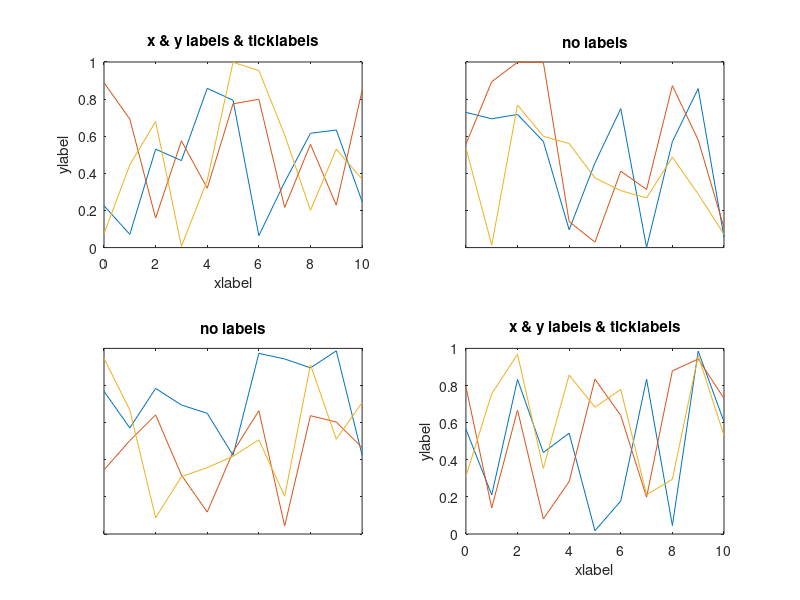

Reproduce this figure in MATLAB.
%% Práctica 1: Señales en tiempo continuo.
%
% *Integrantes:*
%
% * Arellano Paz Angel Ulises
% * Cardoso Arias Javier
% * Gachuz Hernández Karla Denisse
% * García Arteaga Alejandro
% * López Galván José Rodolfo
%
% *Objetivos:* 
%
% * Manipulación básica de MATLAB
% * Gráficas de señales reales y complejas continuas
% * Transformación de señales continuas (escalamientos y traslaciones)
% * Calculo de energía y potencia de señales continuas

%%



%%  1.11 Working with functions.
%
% Working with functions is fundamental to signals and systems applications. MATLAB provides several methods of defining and evaluating functions. An understanding and proficient use of these methods are therefore necessary and beneficial.

%%
% *11.1-1 Anonymous functions.*
%
% Many simple functions are most conveniently represented by using MATLAB anonymous functions. An anonymous function provides a symbolic representation of a function defined in terms of MATLAB operators, functions, or other anonymous functions. For example, consider defining the exponentially damped sinusoid $f (t) = e −t cos(2π t)$.

f = @(t) exp(-t).*cos(2*pi*t);

%%
% In this context, the @ symbol identifies the expression as an anonymous function, which is assigned a name of f. Parentheses following the @ symbol are used to identify the function’s independent variables (input arguments), which in this case is the single time variable t. Input arguments, such as t, are local to the anonymous function and are not related to any workspace variables with the same names.
%
% Once defined, $f (t)$ can be evaluated simply by passing the input values of interest. For example,

t =0; f(t)

%%
% evaluates $f (t)$ at t = 0, confirming the expected result of unity. The same result is obtained by passing t = 0 directly.

%%
% Vector inputs allow the evaluation of multiple values simultaneously, Consider the task of plotting $f(t)$ over the interval $(-2 \leq t \leq 2)$. Gross function behavior is clear:  $f(t)$ should oscilate four times with a decaying envelope. Since accurate hand sketches are cumberstone, MATLAB-generated plots are an attractive alternative. As the following example illustrates, care must be taken to ensure reliable results.
%
% Suppose the vector t is chosen to include onlu the integers contained in $(-2 \leq t \leq 2)$, namely, [−2, −1, 0, 1, 2].

t = (-2:2);

%%
% This vector input is evaluated from a vector output.

f(t)

%%
% The plot command graphs the result, which is shown in Fig. 1.46 

%%
%
%  >> plot(t,f(t));
%  >> xlabel(’t’); ylabel(’f(t)’); grid;
%

%%
% Grid lines, added by using the grid command, aid feature identification. Unfortunately, the
% plot does not illustrate the expected oscillatory behavior. More points are required to adequately
% represent f (t).
% The question, then, is how many points is enough? † If too few points are chosen, information
% is lost. If too many points are chosen, memory and time are wasted. A balance is needed. For
% oscillatory functions, plotting 20 to 200 points per oscillation is normally adequate. For the present
% case, t is chosen to give 100 points per oscillation.

plot(t, f(t));
xlabel('t');
ylabel('f(t)');
grid;

%%
% *Figure 1.46* $f(t) = e^{-t}cos(2\pi t)$ for $t = (-2::2)$.

t1 = (-2:0.01:2);
plot(t1, f(t1));
xlabel('t');
ylabel('f(t)');
grid;

%%
% *Figure 1.47* $f(t) = e^{-t}cos(2\pi t)$ for $t = (-2:0.01:2)$.

%%
% *1.11-2 Relational Operators and the Unit Step Function.*
%
% The unit step function $u(t)$ arises naturally in many practical situations. For example, a unit step can
% model the act of turning on a system. With the help of relational operators, anonymous functions
% can represent the unit step function.
% In MATLAB, a relational operator compares two items. If the comparison is true, a logical true
% (1) is returned. If the comparison is false, a logical false (0) is returned. Sometimes called indicator
% functions, relational operators indicates whether a condition is true. Six relational operators are
% available: <, >, <=, >=, ==, and ~=.
%   The unit step function is readily defined using the >= relational operator.

u = @(t) 1.0.*(t>=0);

%%
% Any function with a jump discontinuity, such as the unit step, is difficult to plot. Consider plotting
% $u(t)$ by using $t = (-2:2)$.

t = (-2:2);
plot(t, u(t));
xlabel ('t');
ylabel('u(t)');

%%
% *Figure 1.48* $u(t)$ for $t = (-2:2)$.

%%
% Two significant problems are apparent in the resulting plot, shown in Fig. 1.48. First,
% MATLAB automatically scales plot axes to tightly bound the data. In this case, this normally
% desirable feature obscures most of the plot. Second, MATLAB connects plot data with lines,
% making a true jump discontinuity difficult to achieve. The coarse resolution of vector t emphasizes
% the effect by showing an erroneous sloping line between t = −1 and t = 0.
% The first problem is corrected by vertically enlarging the bounding box with the axis
% command. The second problem is reduced, but not eliminated, by adding points to vector t.

t = (-2:0.01:2);
plot(t, u(t));
xlabel('t');
ylabel('u(t)');
axis([-2 2 -0.1 1.1]);

%%
% *Figure 1.48* $u(t)$ for $t = (-2:0.01:2)$.

%%
% The four-element vector argument of axis specifies x axis minimum, x axis maximum, y axis
% minimum, and y axis maximum, respectively. The improved results are shown in Fig. 1.49.
% Relational operators can be combined using logical AND, logical OR, and logical negation: &,
% |, and ~, respectively. For example, (t>0) & (t<1) and ~((t<=0) $|$ (t>=1)) both test if 0 < t < 1.
% To demonstrate, consider defining and plotting the unit pulse p(t) = u(t) − u(t − 1), as shown in
% Fig. 1.50:

p =@(t) 1.0.*((t>=0)&(t<1));
t = (-1:0.01:2);
plot(t, p(t));
xlabel('t');
ylabel('p(t) = u(t) - u(t-1)');
axis([-1 2 -0.1 1.1]);


%% Resolución del problema 1.2-2

%%
% For the signal x(t) illustrated in Fig. P1.2-2, sketch
%%
% A) $x(t-4)$
%%
% B) $x(t/1.5)$
%%
% C) $x(-t)$
%%
% D) $x(2t-4)$
%%
% E) $x(2-t)$


u = @(t) 1.0.*(t>=0);

u1= @(t) 1.0.*((t>=-4)&(t<0));

u2=@(t) 1.0.*((t>=0)&(t<=2));

f=@(t) (-t.*u1(t)) + (t.*u2(t));

t = (-20:0.01:20);

plot(t,f(t))

axis([-5 5 -1 5]);

title('Fig. P1.2-2');

xlabel('t');

ylabel('x(t)');

%%
% *A)* $x(t-4)$



x1=@(t) f(t-4);

plot(t,x1(t));

axis([-1 9 -1 5]);

title('Inciso a');

xlabel('t');

ylabel('x(t-4)');

%%
% *B)* $x(t/1.5)$



x2=@(t) f(t/1.5);

plot(t,x2(t));

axis([-8 5 -1 5]);

title('Inciso b');

xlabel('t');

ylabel('x(t/1.5)');

%%
% *C)* $x(-t)$




x3=@(t) f(-t);

plot(t,x3(t));

axis([-5 5 -1 5]);

title('Inciso c');

xlabel('t');

ylabel('x(-t)');

%%
% *D)* $x(2t-4)$




x4=@(t) f(2.*t - 4);

plot(t,x4(t));

axis([-5 5 -1 5]);

title('Inciso d');

xlabel('t');

ylabel('x(2t-4)');

%%
% *E)* $x(2t-4)$




x5=@(t) f(2 - t);

plot(t,x5(t));

axis([-1 8 -1 5]);

title('Inciso e');

xlabel('t');

ylabel('x(2-t)');


t=(-3*pi:0.001:3*pi);

%%
% X(t)=2^t*cos(2pit);
% Ximpar(t)=1/2(x(t)-x(-t));
% Ximpar(t)=(2^(-t-1))*cos(2pit)-(2^(t-1))*cos(-2pit);


%% Resoluciòn del problema 1.11-1
%

for i=1:length(t)
if t(i)<=-pi
R(i)=-(2.^(t(i)-1)).*cos(-2*pi*t(i));
elseif t(i)>=pi
R(i)=(2.^(-t(i)-1)).*cos(2*pi*t(i));
else
R(i)=0;
end
end

plot(t,R);
ylabel('Ximpar(t)');
xlabel('t');
title('Ejercicio 1.11-1');
grid on;

%% Ejercicio 4: 
%
% Construye la grafica de

%% 
% $$x(t) = \sum_{k=1}^{10} cos(2\pi k t)$$
%
% para cuatro rangos (figura 2x2). Los ejes deben mostrarse en el origen además de la edición de su preferencia.
% Procedimiento:
%
% *Primer rango*

subplot(2,2,1);
y=0;
t=linspace(-4*pi,-2*pi,1000);
for k=1:10
    
x=cos(2*pi*k*t);
y=y+x;
end
plot(t,y);
grid on;
ax = gca;
xlabel('Dominio t');
ylabel('x(t)');
title('Gráfica rango -4pi<=t<=-2pi ');

%% 
% *Segundo rango*


subplot(2,2,2);
y=0;
t=linspace(-2*pi,0,1000);
for k=1:10
    
x=cos(2*pi*k*t);
y=y+x;
end
plot(t,y);
grid on;
ax = gca;
xlabel('Dominio t');
ylabel('x(t)');

title('Gráfica rango -2pi<=t<=0 ');

%%
% *Tercer rango*


subplot(2,2,3);
y=0;
t=linspace(0,2*pi,1000);
for k=1:10
    
x=cos(2*pi*k*t);
y=y+x;
end
plot(t,y);
grid on;
ax = gca;
xlabel('Dominio t');
ylabel('x(t)');
title('Gráfica rango 0<=t<=2pi ');

%%
% *Cuarto rango*

subplot(2,2,4);
y=0;
t=linspace(2*pi,4*pi,1000);
for k=1:10
    
x=cos(2*pi*k*t);
y=y+x;
end
plot(t,y);
grid on;
ax = gca;
xlabel('Dominio t');
ylabel('x(t)');
title('Gráfica rango 2pi<=t<42pi ');


%% TEST

clf;
 x = 0:10;
 ax(1) = subplot (221);
 set (ax(1), "tag", "1");
 plot (x, rand (3, 11));
 title ("x & y labels & ticklabels");
 xlabel xlabel;
 ylabel ylabel;
 ax(2) = subplot (222);
 set (ax(2), "tag", "2");
 plot (x, rand (3, 11));
 title ("no labels");
 axis ("nolabel","tic");
 ax(3) = subplot (223);
 set (ax(3), "tag", "3");
 plot (x, rand (3, 11));
 title ("no labels");
 axis ("nolabel","tic");
 ax(4) = subplot (224);
 set (ax(4), "tag", "4");
 plot (x, rand (3, 11));
 title ("x & y labels & ticklabels");
 xlabel xlabel;
 ylabel ylabel;
